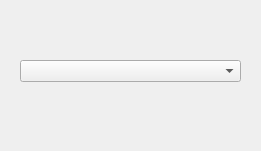
<?xml version="1.0" encoding="UTF-8"?>
<ui version="4.0">
 <class>singleCombobox</class>
 <widget class="QWidget" name="singleCombobox">
  <property name="geometry">
   <rect>
    <x>0</x>
    <y>0</y>
    <width>261</width>
    <height>151</height>
   </rect>
  </property>
  <property name="windowTitle">
   <string>Form</string>
  </property>
  <widget class="QComboBox" name="comboBox1">
   <property name="geometry">
    <rect>
     <x>20</x>
     <y>60</y>
     <width>221</width>
     <height>22</height>
    </rect>
   </property>
  </widget>
  <widget class="QLabel" name="label">
   <property name="geometry">
    <rect>
     <x>30</x>
     <y>30</y>
     <width>131</width>
     <height>16</height>
    </rect>
   </property>
   <property name="text">
    <string/>
   </property>
  </widget>
 </widget>
 <resources/>
 <connections/>
</ui>
